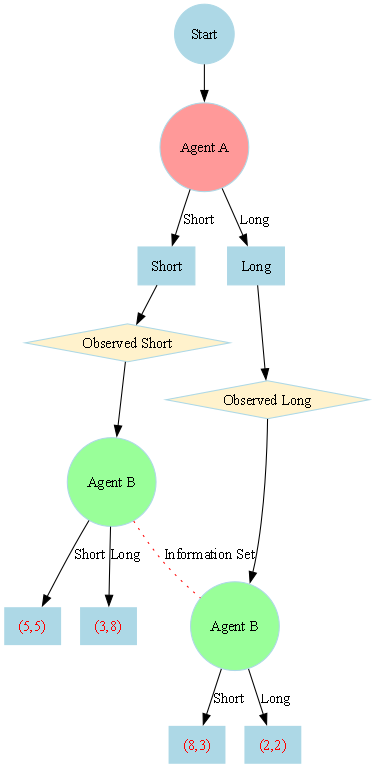

Python code for this plot:
import graphviz


def generate_game_tree():

    dot = graphviz.Digraph(
        'TrafficGameTree',
        comment='Traffic Extensive Form'
    )

    dot.attr(rankdir='TB', size='9,8')

    dot.attr(
        'node',
        shape='circle',
        style='filled',
        color='lightblue'
    )

    # ROOT
  

    dot.node(
        'root',
        'Start'
    )

    # AGENT A
  

    dot.node(
        'A',
        'Agent A',
        fillcolor='#FF9999'
    )

    dot.edge('root', 'A')

   
    # ACTIONS
    
    dot.node(
        'A_S',
        'Short',
        shape='box'
    )

    dot.node(
        'A_L',
        'Long',
        shape='box'
    )

    dot.edge(
        'A',
        'A_S',
        label='Short'
    )

    dot.edge(
        'A',
        'A_L',
        label='Long'
    )


    # OBSERVATIONS
 

    dot.node(
        'Noise_S',
        'Observed Short',
        shape='diamond',
        fillcolor='#FFF2CC'
    )

    dot.node(
        'Noise_L',
        'Observed Long',
        shape='diamond',
        fillcolor='#FFF2CC'
    )

    dot.edge('A_S', 'Noise_S')
    dot.edge('A_L', 'Noise_L')

  
    # SEPARATE DECISION NODES


    dot.node(
        'B1',
        'Agent B',
        fillcolor='#99FF99'
    )

    dot.node(
        'B2',
        'Agent B',
        fillcolor='#99FF99'
    )

    dot.edge('Noise_S', 'B1')
    dot.edge('Noise_L', 'B2')

   
    # INFORMATION SET


    dot.edge(
        'B1',
        'B2',
        style='dotted',
        dir='none',
        color='red',
        label='Information Set'
    )

    
    # PAYOFFS


    payoff_nodes = {

        'P1': '(5,5)',
        'P2': '(3,8)',
        'P3': '(8,3)',
        'P4': '(2,2)'
    }

    for key, value in payoff_nodes.items():

        dot.node(
            key,
            value,
            shape='plaintext',
            fontcolor='red'
        )

    dot.edge('B1', 'P1', label='Short')
    dot.edge('B1', 'P2', label='Long')

    dot.edge('B2', 'P3', label='Short')
    dot.edge('B2', 'P4', label='Long')

    print(
        "[Visualization] Generating improved extensive form tree..."
    )

    dot.render(
        'extensive_form_tree',
        format='png',
        cleanup=True
    )

    print(
        "[Success] extensive_form_tree.png saved."
    )


if __name__ == "__main__":
    generate_game_tree()
